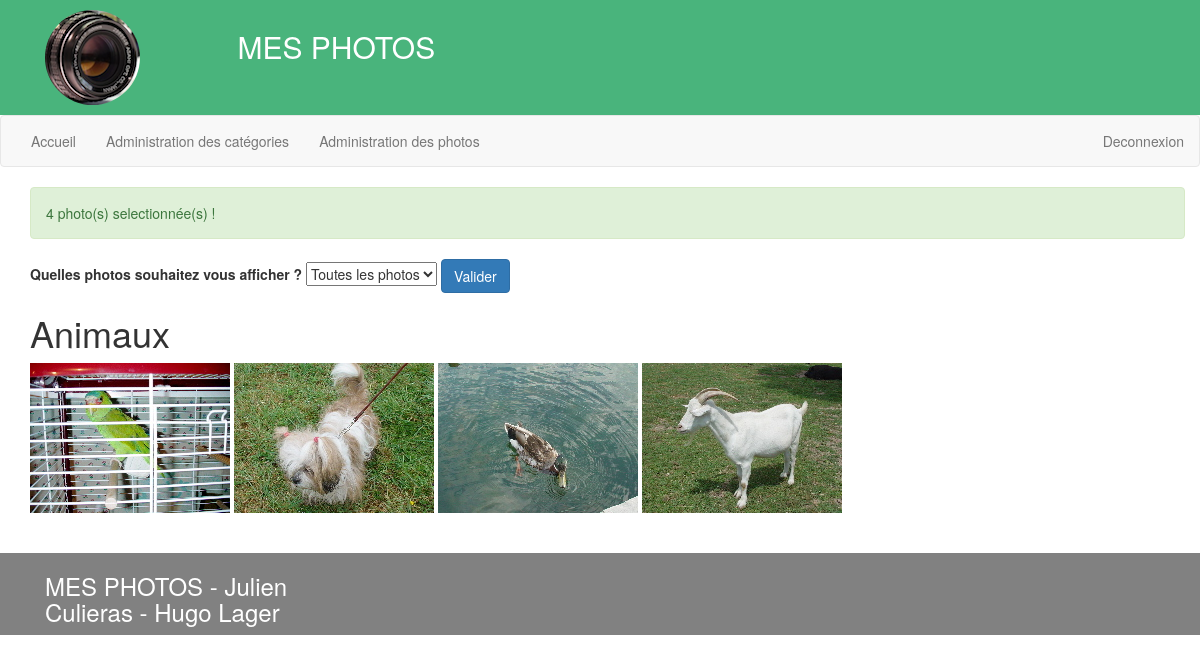
The app's page /mvc_maison/index.php?page=accueil&catId=1 (signed in) with its own data.
### tables this page shows
CREATE TABLE `Categorie` (
  `catId` int(5) NOT NULL,
  `nomCat` varchar(255) NOT NULL
);

CREATE TABLE `Photo` (
  `photoId` int(5) NOT NULL,
  `nomFich` varchar(255) NOT NULL,
  `description` varchar(255) NOT NULL,
  `catId` int(5) NOT NULL
);

### mvc_maison/index.php (called while the page is built, shortened)
<?php
if(isset($_GET['page']))
{
  $page = htmlspecialchars($_GET['page']);
}
else
	$page='accueil';
require_once(PATH_CONTROLLERS.$page.'.php');
?>

### mvc_maison/models/Connexion.php (called while the page is built, shortened)
<?php
class Connexion
{
  private $_bdd = null;
  private static $_instance = null;
  private function __construct ()
  {
	$this->_bdd = new PDO('mysql:host='.BD_HOST.'; dbname='.BD_DBNAME.'; charset=utf8', BD_USER, BD_PWD);
	$this->_bdd->setAttribute(PDO::ATTR_ERRMODE, PDO::ERRMODE_EXCEPTION);
  }
  public static function getInstance()
  {
    if(is_null(self::$_instance))
      self::$_instance = new Connexion();
    return self::$_instance;
  }
  public function getBdd()
  {
    return $this->_bdd;
  }
}

### mvc_maison/models/DAO.php (called while the page is built, shortened)
<?php
require_once(PATH_MODELS.'Connexion.php');
abstract class DAO
{
      private function _requete($sql, $args = null)
      {
            if ($args == null)
            {
                $pdos = Connexion::getInstance()->getBdd()->query($sql);
            }
            else
            {
                $pdos = Connexion::getInstance()->getBdd()->prepare($sql);
                $pdos->execute($args);
            }
            return $pdos;
      }
      public function queryAll($sql, $args = null)
      {
        try
        {
            $pdos = $this->_requete($sql, $args);
            $res = $pdos->fetchAll();
        }
        catch(PDOException $e)
        {
             $this->_erreur = $e->getMessage();
            $res = false;
        }
        return $res;
      }
}

### mvc_maison/models/PhotoDAO.php (called while the page is built, shortened)
<?php
require_once(PATH_MODELS.'DAO.php');
class PhotoDAO extends DAO
{
    public function getPhotos(){
        require_once (PATH_ENTITY.'Photo.php');
        $res = $this->queryAll('select * from photo');
        $tabPhotos = array();
        if ($res){
            for ($i = 0; $i < count($res); $i++){
                $tabPhotos[$i] = new Photo(
                    $res[$i]['photoId'],
                    $res[$i]['nomFich'],
                    $res[$i]['description'],
                    $res[$i]['catId']);
            }
            return $tabPhotos;
        }
        return null;
    }
}

### mvc_maison/models/CategorieDAO.php (called while the page is built, shortened)
<?php
require_once(PATH_MODELS.'DAO.php');
class CategorieDAO extends DAO
{
    public function getCategories(){
        require_once (PATH_ENTITY.'Categorie.php');
        $res = $this->queryAll('select * from categorie');
        $tabCategories = array();
        if ($res){
            for ($i = 0; $i < count($res); $i++){
                $tabCategories[$i] = new Categorie(
                    $res[$i]['catId'],
                    $res[$i]['nomCat']
                );
            }
            return $tabCategories;
        }
        else return null;
    }
}

### mvc_maison/entity/Categorie.php (called while the page is built, shortened)
<?php
class Categorie
{
    private $_nomCat;
    function __construct($idCat, $nomCat)
    {
        $this->_nomCat = $nomCat;
    }
    public function getNomCat()
    {
        return $this->_nomCat;
    }
}

### mvc_maison/entity/Photo.php (called while the page is built, shortened)
<?php
class Photo
{
    private $_idPhoto;
    private $_nomFich;
    private $_description;
    function __construct($idPhoto, $nomFich, $description, $idCategorie)
    {
        $this->_idPhoto = $idPhoto;
        $this->_nomFich = $nomFich;
        $this->_description = $description;
    }
    public function getIdPhoto()
    {
        return $this->_idPhoto;
    }
    public function getNomFich()
    {
        return $this->_nomFich;
    }
    public function getDescription()
    {
        return $this->_description;
    }
}

### mvc_maison/views/v_accueil.php (the view, shortened to what this page needs)
<p class="alert alert-success"> <?php echo count($tabPhotos) . ' ';?>
    photo(s) selectionnée(s) !</p>
<form method="post" action="<?= 'index.php' ?>">
    <label> Quelles photos souhaitez vous afficher ? </label>
    <select name="selectCategorie">
        <option value="allPhotos">
            Toutes les photos
        </option>
    </select>
    <input class="btn btn-primary" type="submit" name="btonValider" value="Valider">
</form>
<h1><?= $nomCat ?></h1>
<?php
foreach ($tabPhotos as $key){
    ?>
    <a href= <?= 'index.php?page=detailPhoto&photo=' . $key->getIdPhoto(); ?> >
        <img src= <?= PATH_GALERIE . $key->getNomFich() ?>
             alt= <?= $key->getDescription() ?>
             width="200px"
        />
    </a>
    <?php
}
echo "<br>";
?>

### mvc_maison/assets/css/css.css (style rules this page uses)
a, a:hover { color: #49B47C; }

### records on screen
categorie: nomCat "Animaux"
photo: nomFich (picture)
photo: nomFich (picture)
photo: nomFich (picture)
photo: nomFich (picture)

### other values on screen
TITRE "MES PHOTOS"
MENU_ACCUEIL "Accueil"
MENU_ADMIN_CAT "Administration des catégories"
MENU_ADMIN_PHOTOS "Administration des photos"
MENU_LOGOUT "Deconnexion"
count($tabPhotos) "4"
AUTEUR "Julien Culieras - Hugo Lager"
